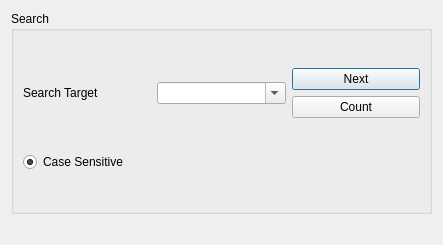
<?xml version="1.0" encoding="UTF-8"?>
<ui version="4.0">
 <class>SearchDialog</class>
 <widget class="QDialog" name="SearchDialog">
  <property name="geometry">
   <rect>
    <x>0</x>
    <y>0</y>
    <width>443</width>
    <height>245</height>
   </rect>
  </property>
  <property name="windowTitle">
   <string>Dialog</string>
  </property>
  <layout class="QVBoxLayout" name="verticalLayout_2" stretch="1,0">
   <item>
    <widget class="QGroupBox" name="groupBox">
     <property name="title">
      <string>Search</string>
     </property>
     <layout class="QVBoxLayout" name="verticalLayout_3">
      <item>
       <layout class="QHBoxLayout" name="horizontalLayout">
        <item>
         <widget class="QLabel" name="label">
          <property name="text">
           <string>Search Target</string>
          </property>
         </widget>
        </item>
        <item>
         <widget class="QComboBox" name="comboBox">
          <property name="editable">
           <bool>true</bool>
          </property>
         </widget>
        </item>
        <item>
         <layout class="QVBoxLayout" name="verticalLayout">
          <item>
           <widget class="QPushButton" name="nextButton">
            <property name="text">
             <string>Next</string>
            </property>
           </widget>
          </item>
          <item>
           <widget class="QPushButton" name="countButton">
            <property name="text">
             <string>Count</string>
            </property>
           </widget>
          </item>
         </layout>
        </item>
       </layout>
      </item>
      <item>
       <widget class="QRadioButton" name="radioButton">
        <property name="text">
         <string>Case Sensitive</string>
        </property>
        <property name="checked">
         <bool>true</bool>
        </property>
       </widget>
      </item>
     </layout>
    </widget>
   </item>
   <item>
    <widget class="QLabel" name="statusLabel">
     <property name="text">
      <string/>
     </property>
    </widget>
   </item>
  </layout>
 </widget>
 <resources/>
 <connections/>
</ui>
